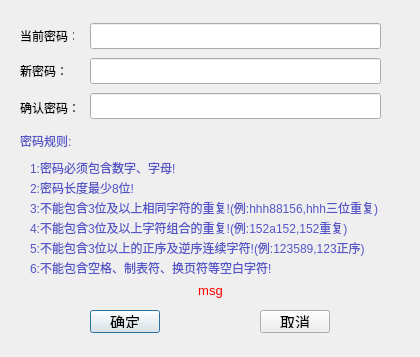
<?xml version="1.0" encoding="UTF-8"?>
<ui version="4.0">
 <class>Dialog</class>
 <widget class="QDialog" name="Dialog">
  <property name="geometry">
   <rect>
    <x>0</x>
    <y>0</y>
    <width>420</width>
    <height>357</height>
   </rect>
  </property>
  <property name="minimumSize">
   <size>
    <width>420</width>
    <height>357</height>
   </size>
  </property>
  <property name="maximumSize">
   <size>
    <width>420</width>
    <height>357</height>
   </size>
  </property>
  <property name="windowTitle">
   <string>修改密码</string>
  </property>
  <widget class="QLabel" name="label">
   <property name="geometry">
    <rect>
     <x>20</x>
     <y>30</y>
     <width>54</width>
     <height>12</height>
    </rect>
   </property>
   <property name="text">
    <string>当前密码：</string>
   </property>
  </widget>
  <widget class="QLineEdit" name="editCurrentPwd">
   <property name="geometry">
    <rect>
     <x>90</x>
     <y>23</y>
     <width>291</width>
     <height>26</height>
    </rect>
   </property>
   <property name="echoMode">
    <enum>QLineEdit::Password</enum>
   </property>
  </widget>
  <widget class="QLabel" name="label_2">
   <property name="geometry">
    <rect>
     <x>20</x>
     <y>65</y>
     <width>54</width>
     <height>12</height>
    </rect>
   </property>
   <property name="text">
    <string>新密码：</string>
   </property>
  </widget>
  <widget class="QLineEdit" name="editNewPwd">
   <property name="geometry">
    <rect>
     <x>90</x>
     <y>58</y>
     <width>291</width>
     <height>26</height>
    </rect>
   </property>
   <property name="echoMode">
    <enum>QLineEdit::Password</enum>
   </property>
  </widget>
  <widget class="QLabel" name="label_3">
   <property name="geometry">
    <rect>
     <x>20</x>
     <y>100</y>
     <width>61</width>
     <height>16</height>
    </rect>
   </property>
   <property name="text">
    <string>确认密码：</string>
   </property>
  </widget>
  <widget class="QLineEdit" name="editCheckPwd">
   <property name="geometry">
    <rect>
     <x>90</x>
     <y>93</y>
     <width>291</width>
     <height>26</height>
    </rect>
   </property>
   <property name="echoMode">
    <enum>QLineEdit::Password</enum>
   </property>
  </widget>
  <widget class="QPushButton" name="btnCancel">
   <property name="geometry">
    <rect>
     <x>260</x>
     <y>310</y>
     <width>70</width>
     <height>23</height>
    </rect>
   </property>
   <property name="font">
    <font>
     <pointsize>11</pointsize>
    </font>
   </property>
   <property name="styleSheet">
    <string notr="true">padding:4px;</string>
   </property>
   <property name="text">
    <string>取消</string>
   </property>
  </widget>
  <widget class="QPushButton" name="btnOk">
   <property name="geometry">
    <rect>
     <x>90</x>
     <y>310</y>
     <width>70</width>
     <height>23</height>
    </rect>
   </property>
   <property name="font">
    <font>
     <pointsize>11</pointsize>
    </font>
   </property>
   <property name="styleSheet">
    <string notr="true">padding:4px;</string>
   </property>
   <property name="text">
    <string>确定</string>
   </property>
   <property name="default">
    <bool>true</bool>
   </property>
  </widget>
  <widget class="QLabel" name="labelMsg">
   <property name="geometry">
    <rect>
     <x>30</x>
     <y>280</y>
     <width>361</width>
     <height>21</height>
    </rect>
   </property>
   <property name="font">
    <font>
     <pointsize>10</pointsize>
    </font>
   </property>
   <property name="styleSheet">
    <string notr="true">color: rgb(255, 0, 0);</string>
   </property>
   <property name="text">
    <string>msg</string>
   </property>
   <property name="alignment">
    <set>Qt::AlignCenter</set>
   </property>
   <property name="wordWrap">
    <bool>true</bool>
   </property>
  </widget>
  <widget class="QLabel" name="label_4">
   <property name="geometry">
    <rect>
     <x>20</x>
     <y>135</y>
     <width>54</width>
     <height>12</height>
    </rect>
   </property>
   <property name="styleSheet">
    <string notr="true">color: rgb(85, 85, 200);</string>
   </property>
   <property name="text">
    <string>密码规则:</string>
   </property>
  </widget>
  <widget class="QLabel" name="label_5">
   <property name="geometry">
    <rect>
     <x>30</x>
     <y>160</y>
     <width>261</width>
     <height>16</height>
    </rect>
   </property>
   <property name="styleSheet">
    <string notr="true">color: rgb(85, 85, 200);</string>
   </property>
   <property name="text">
    <string>1:密码必须包含数字、字母!</string>
   </property>
  </widget>
  <widget class="QLabel" name="label_6">
   <property name="geometry">
    <rect>
     <x>30</x>
     <y>180</y>
     <width>261</width>
     <height>16</height>
    </rect>
   </property>
   <property name="styleSheet">
    <string notr="true">color: rgb(85, 85, 200);</string>
   </property>
   <property name="text">
    <string>2:密码长度最少8位!</string>
   </property>
  </widget>
  <widget class="QLabel" name="label_7">
   <property name="geometry">
    <rect>
     <x>30</x>
     <y>200</y>
     <width>371</width>
     <height>16</height>
    </rect>
   </property>
   <property name="styleSheet">
    <string notr="true">color: rgb(85, 85, 200);</string>
   </property>
   <property name="text">
    <string>3:不能包含3位及以上相同字符的重复!(例:hhh88156,hhh三位重复)</string>
   </property>
  </widget>
  <widget class="QLabel" name="label_8">
   <property name="geometry">
    <rect>
     <x>30</x>
     <y>220</y>
     <width>371</width>
     <height>16</height>
    </rect>
   </property>
   <property name="styleSheet">
    <string notr="true">color: rgb(85, 85, 200);</string>
   </property>
   <property name="text">
    <string>4:不能包含3位及以上字符组合的重复!(例:152a152,152重复)</string>
   </property>
  </widget>
  <widget class="QLabel" name="label_9">
   <property name="geometry">
    <rect>
     <x>30</x>
     <y>240</y>
     <width>371</width>
     <height>16</height>
    </rect>
   </property>
   <property name="styleSheet">
    <string notr="true">color: rgb(85, 85, 200);</string>
   </property>
   <property name="text">
    <string>5:不能包含3位以上的正序及逆序连续字符!(例:123589,123正序)</string>
   </property>
  </widget>
  <widget class="QLabel" name="label_10">
   <property name="geometry">
    <rect>
     <x>30</x>
     <y>260</y>
     <width>371</width>
     <height>16</height>
    </rect>
   </property>
   <property name="styleSheet">
    <string notr="true">color: rgb(85, 85, 200);</string>
   </property>
   <property name="text">
    <string>6:不能包含空格、制表符、换页符等空白字符!</string>
   </property>
  </widget>
 </widget>
 <resources/>
 <connections>
  <connection>
   <sender>btnCancel</sender>
   <signal>clicked()</signal>
   <receiver>Dialog</receiver>
   <slot>reject()</slot>
   <hints>
    <hint type="sourcelabel">
     <x>249</x>
     <y>198</y>
    </hint>
    <hint type="destinationlabel">
     <x>308</x>
     <y>206</y>
    </hint>
   </hints>
  </connection>
 </connections>
</ui>
